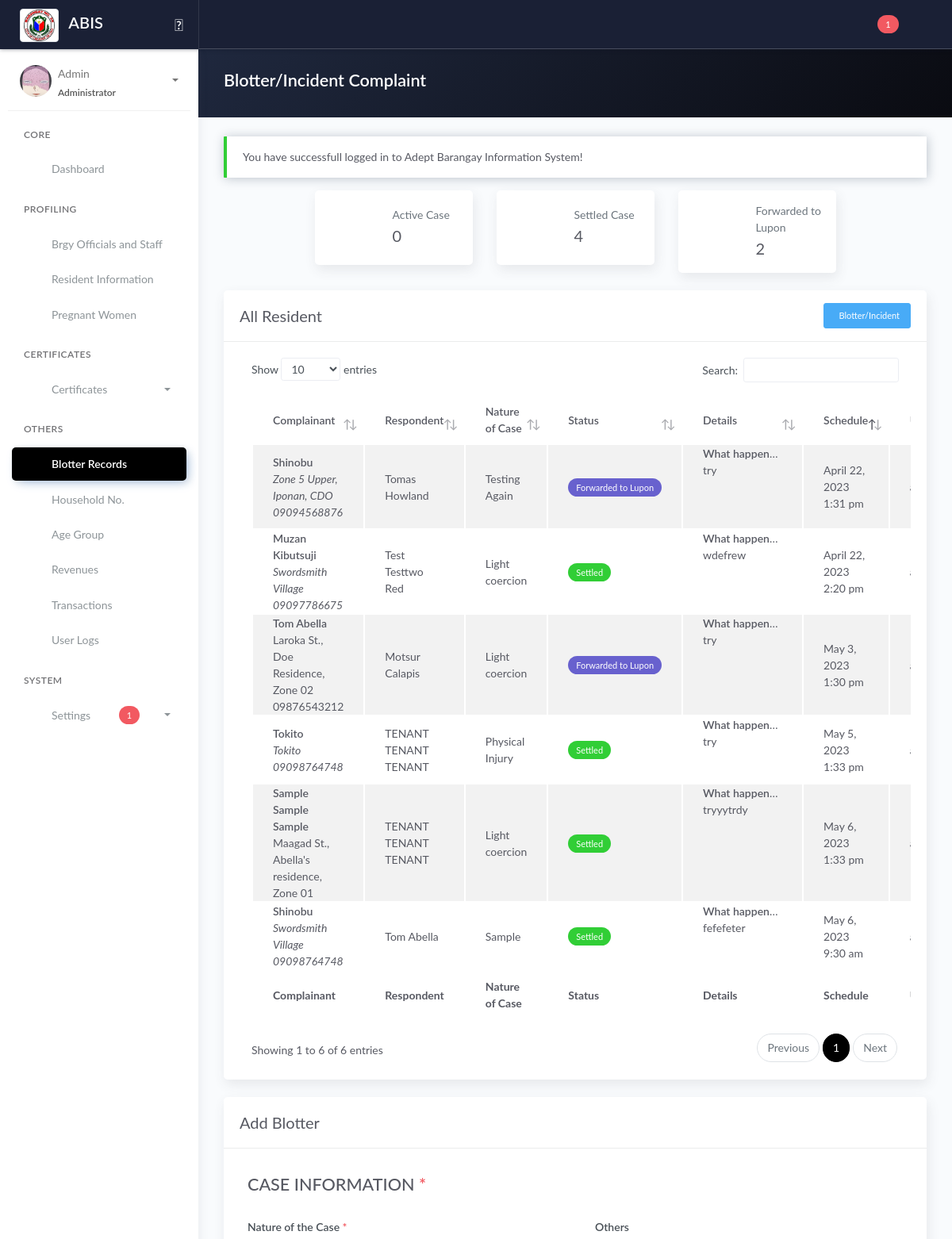
The app's page /blotter.php (signed in, upper part), older data.
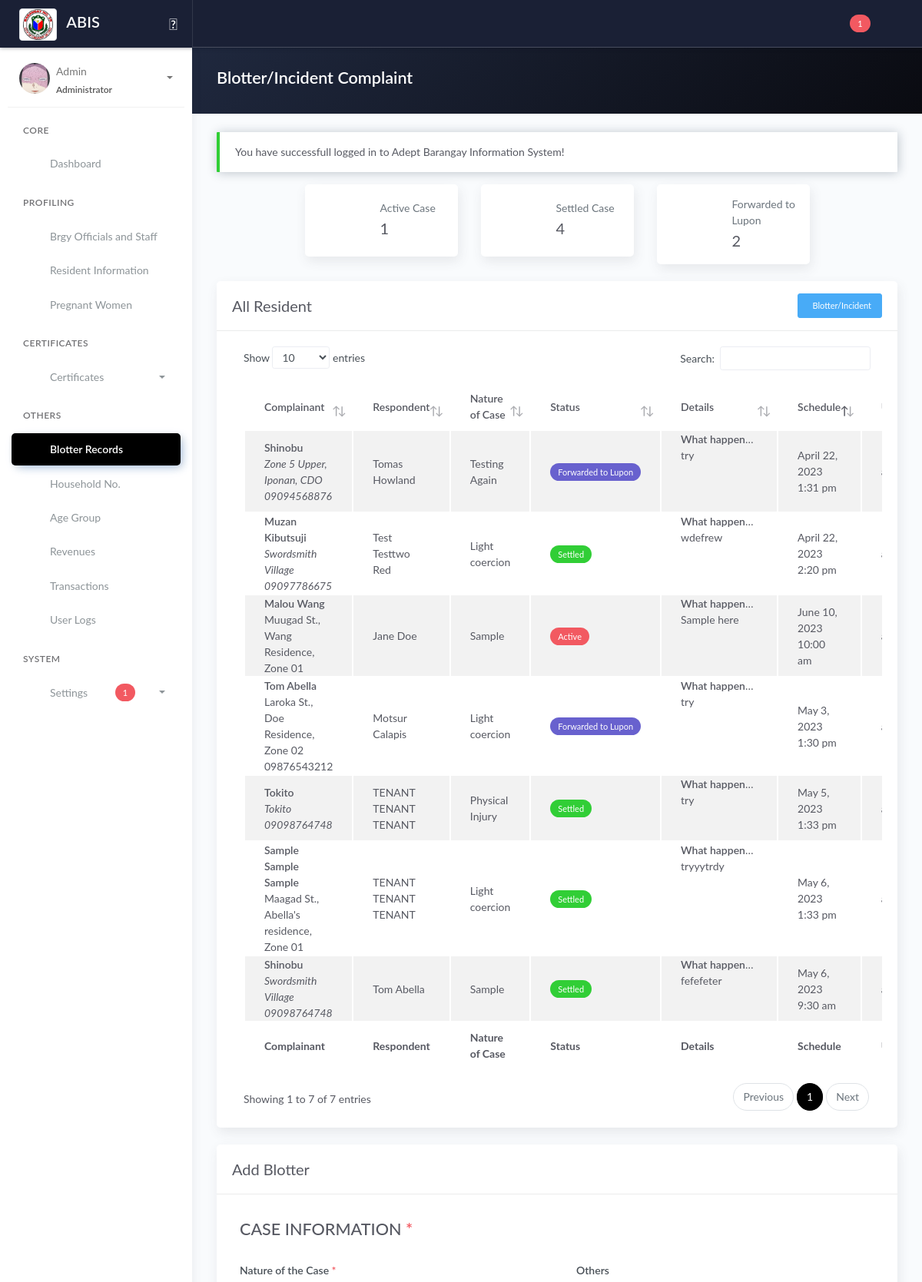
The same page, newer data.
### tables this page shows
CREATE TABLE `tblblotter` (
  `id_blotter` int(11) NOT NULL,
  `noc_id` varchar(100) DEFAULT NULL,
  `noc_others` varchar(100) DEFAULT 'N/A',
  `comp_id` varchar(10) DEFAULT 'N/A',
  `comp_nameNotResident` varchar(255) DEFAULT 'N/A',
  `comp_addNotResident` varchar(255) DEFAULT 'N/A',
  `comp_cnumNotResident` varchar(255) DEFAULT 'N/A',
  `comp_what` text DEFAULT NULL,
  `comp_what2` text DEFAULT NULL,
  `resp_id` varchar(255) DEFAULT NULL,
  `blotter_status` varchar(50) DEFAULT 'Active',
  `created_at_blotter` timestamp NOT NULL DEFAULT current_timestamp(),
  `updated_at_blotter` timestamp NOT NULL DEFAULT current_timestamp() ON UPDATE current_timestamp(),
  `id_user` varchar(25) DEFAULT NULL
);

CREATE TABLE `tblresident2` (
  `id_resident` int(11) NOT NULL,
  `national_id` varchar(100) NOT NULL,
  `region` varchar(10) NOT NULL,
  `city` varchar(100) NOT NULL,
  `province` varchar(100) NOT NULL,
  `barangay` varchar(100) NOT NULL,
  `citizenship` varchar(100) NOT NULL,
  `picture` text NOT NULL,
  `firstname` varchar(100) NOT NULL,
  `middlename` varchar(100) NOT NULL,
  `lastname` varchar(100) NOT NULL,
  `ext` varchar(10) NOT NULL,
  `alias` varchar(20) NOT NULL,
  `birthplace` varchar(100) NOT NULL,
  `birthdate` date NOT NULL,
  `sex` varchar(20) NOT NULL,
  `civilstatus` varchar(20) NOT NULL,
  `residence_type` varchar(25) NOT NULL COMMENT 'new; co-occupant; tenant',
  `id_household` int(80) NOT NULL,
  `family_head` varchar(10) NOT NULL,
  `date_of_residence` date NOT NULL,
  `vstatus` varchar(10) NOT NULL,
  `identified_as` varchar(20) NOT NULL,
  `phone` varchar(100) NOT NULL,
  `email` varchar(100) NOT NULL,
  `occupation` varchar(100) NOT NULL,
  `resident_type` int(20) NOT NULL DEFAULT 1 COMMENT '1 = Alive; 0 = Deceased',
  `id_org` varchar(100) NOT NULL,
  `pwd` varchar(5) NOT NULL,
  `indigent` varchar(5) NOT NULL,
  `remarks` text NOT NULL,
  `res_updated_at` timestamp NOT NULL DEFAULT current_timestamp() ON UPDATE current_timestamp(),
  `id_user` int(11) NOT NULL
);

CREATE TABLE `tbl_household` (
  `id_household` int(11) NOT NULL,
  `household_number` int(100) NOT NULL,
  `house_no` int(100) NOT NULL COMMENT '(2.1)',
  `id_purok` varchar(50) NOT NULL,
  `household_street_name` varchar(100) NOT NULL COMMENT '(2.2)',
  `household_address` varchar(250) NOT NULL COMMENT '(2.3)',
  `household_type` varchar(250) NOT NULL
);

CREATE TABLE `tblpurok` (
  `id_purok` int(11) NOT NULL,
  `purok_name` varchar(255) DEFAULT NULL,
  `purok_details` text DEFAULT NULL
);

CREATE TABLE `tbl_nature_of_case` (
  `noc_id` int(11) NOT NULL,
  `noc_name` varchar(100) NOT NULL,
  `noc_details` varchar(255) NOT NULL,
  `id_user` varchar(10) NOT NULL,
  `noc_updated_at` timestamp NOT NULL DEFAULT current_timestamp() ON UPDATE current_timestamp()
);

CREATE TABLE `tblblotter_schedule` (
  `id_blotter_schedule` int(11) NOT NULL,
  `id_blotter` int(11) NOT NULL,
  `blotter_date` date NOT NULL,
  `blotter_time` time NOT NULL,
  `created_at_blotter_schedule` timestamp NOT NULL DEFAULT current_timestamp(),
  `updated_at_blotter_schedule` timestamp NOT NULL DEFAULT current_timestamp() ON UPDATE current_timestamp()
);

### blotter.php (the view, shortened to what the rows shown need)
<?php include 'server/server.php' ?>
<?php
$query  = "SELECT *, tblblotter.id_blotter as id, tbl_users.id_user as user_id FROM tblblotter JOIN tbl_users ON tbl_users.id_user=tblblotter.id_user";
$result = $conn->query($query);
$blotter = array();
while ($row = $result->fetch_assoc()) {
	$blotter[] = $row;
}
$query4 = "SELECT * FROM tblresident2 ORDER BY firstname ASC";
$result4 = $conn->query($query4);
?>
<!DOCTYPE html>
<html lang="en">
<head>
	<?php include 'templates/header.php' ?>
	<link rel="stylesheet" href="assets/js/plugin/dataTables.dateTime.min.css">
	<link rel="stylesheet" href="assets/js/plugin/datatables/Buttons-1.6.1/css/buttons.dataTables.min.css">
	<link rel="stylesheet" href="assets/css/select2.min.css" />
	<link rel="stylesheet" href="https://cdn.jsdelivr.net/npm/@ttskch/select2-bootstrap4-theme@x.x.x/dist/select2-bootstrap4.min.css">
</head>
<body>
	<div class="wrapper">
		<div class="main-panel">
			<div class="content">
				<div class="panel-header bg-dark-gradient">
					<div class="page-inner">
						<div class="d-flex align-items-left align-items-md-center flex-column flex-md-row">
							<div>
								<h2 class="text-white fw-bold">Blotter/Incident Complaint</h2>
							</div>
						</div>
					</div>
				</div>
				<div class="page-inner">
					<div class="row mt--2">
						<div class="col">
							<div class="card">
								<div class="card-body">
									<div class="table-responsive">
										<table id="blottertable" class="display table table-striped">
											<thead>
												<tr>
													<th scope="col">Complainant</th>
													<th scope="col">Respondent</th>
													<th scope="col">Nature of Case</th>
													<th scope="col">Status</th>
													<th scope="col">Details</th>
													<th scope="col">Schedule</th>
													<th scope="col">User</th>
												</tr>
											</thead>
											<tbody>
												<?php if (!empty($blotter)) : ?>
													<?php foreach ($blotter as $row) : ?>
														<tr>
															<td>
																<?php
																if ($row['comp_id'] !== "N/A") {
																	$comp_id = $row['comp_id'];
																	$sqlComplainant = "SELECT * FROM tblresident2 WHERE id_resident = '$comp_id'";
																	$queryComplainant = $conn->query($sqlComplainant);
																	$complainant = $queryComplainant->fetch_assoc();
																	$h_id = $complainant['id_household'];
																	$queryHouseholdNumber = "SELECT * FROM tbl_household WHERE id_household='$h_id'";
																	$resultHouseholdNumber = $conn->query($queryHouseholdNumber);
																	$householdnum = $resultHouseholdNumber->fetch_assoc();
																	$p_name = $householdnum['id_purok'];
																	$queryPurokName = "SELECT * FROM tblpurok WHERE id_purok='$p_name'";
																	$resultPurokName = $conn->query($queryPurokName);
																	$pname = $resultPurokName->fetch_assoc();
																	echo "<span class='fw-bold'>" . $complainant['firstname'] . ' ' . $complainant['middlename'] . ' ' . $complainant['lastname'] . "</span><br>" . $householdnum['household_street_name'] . ', ' . $householdnum['household_address'] . ', ' . $pname['purok_name'] . '<br>' . $complainant['phone'];
																} elseif ($row['comp_id'] == "N/A") {
																	echo "<span class='fw-bold'>" . $row['comp_nameNotResident'] . "</span><br><span class='font-italic'>" . $row['comp_addNotResident'] . '<br>' . $row['comp_cnumNotResident'] . '</span>';
																}
																?>
															</td>
															<td>
																<?php
																if (isset($row['resp_id'])) {
																	$resp_name = $row['resp_id'];
																	$sqlRespondent = "SELECT * FROM tblresident2 WHERE id_resident = '$resp_name'";
																	$queryRespondent = $conn->query($sqlRespondent);
																	foreach ($queryRespondent as $respondent) {
																		echo $f_name = $respondent['firstname'] . ' ' . $respondent['middlename'] . ' ' . $respondent['lastname'];
																	}
																}
																?>
															</td>
															<td>
																<?php
																if ($row['noc_id'] == 'Others') {
																	echo ucwords($row['noc_others']);
																} else {
																	$noc = $row['noc_id'];
																	$sqlNoc = "SELECT * FROM tbl_nature_of_case WHERE noc_id='$noc'";
																	$queryNoc = $conn->query($sqlNoc);
																	foreach ($queryNoc as $nocName) {
																		echo $nocName['noc_name'];
																	}
																}
																?>
															</td>
															<td>
																<?php if ($row['blotter_status'] == 'Settled') : ?>
																	<span class="badge badge-success">Settled</span>
																<?php elseif ($row['blotter_status'] == 'Active') : ?>
																	<span class="badge badge-danger">Active</span>
																<?php elseif ($row['blotter_status'] == 'Forwarded to Lupon') : ?>
																	<span class="badge badge-secondary">Forwarded to Lupon</span>
																<?php endif ?>
															</td>
															<td class="d-inline-block text-truncate" style="max-width: 100px;"><?= '<b>What happened: </b>' . '<br>' . $row['comp_what'] . '<br><br>' . '<b>Action: </b>' . '<br>' . $row['comp_what2'] ?></td>
															<td>
																<?php
																$getIdBlotter = $row['id_blotter'];
																$queryGetSched = "SELECT * FROM tblblotter_schedule WHERE id_blotter = '$getIdBlotter' ORDER BY id_blotter_schedule DESC LIMIT 1";
																$resultGetSched = $conn->query($queryGetSched);
																$GetSched = $resultGetSched->fetch_assoc();
																?>
																<?= date("F j, Y", strtotime($GetSched['blotter_date'])) . ' ' . date("g:i a", strtotime($GetSched['blotter_time'])) ?>
															</td>
															<td><?= $row['user_username'] ?></td>
														</tr>
													<?php endforeach ?>
												<?php endif ?>
											</tbody>
											<tfoot>
												<tr>
													<th scope="col">Complainant</th>
													<th scope="col">Respondent</th>
													<th scope="col">Nature of Case</th>
													<th scope="col">Status</th>
													<th scope="col">Details</th>
													<th scope="col">Schedule</th>
													<th scope="col">User</th>
												</tr>
											</tfoot>
										</table>
									</div>
								</div>
							</div>
						</div>
					</div>
					<div class="row mt--2" id="addBlotterForm">
						<div class="col-md-12">
							<div class="card">
								<div class="card-body">
									<form method="POST" action="model/save_blotter.php" onsubmit="return confirm('Are you sure you want to submit this form?');">
										<div class="row">
											<div class="col-md-6">
												<div class="form-group">
													<b>
														<h2>CASE INFORMATION<span class="text-danger"><b> *</b></span></h2>
													</b>
												</div>
											</div>
										</div>
								</div>
							</div>
						</div>
					</div>
				</div>
			</div>
		</div>
	</div>
	<?php include 'templates/footer.php' ?>
</body>
</html>

Row changes from the older to the newer data that the page shows:
added tblblotter: tblresident2.firstname "Malou", tblresident2.lastname "Wang", tbl_household.household_street_name "Muugad St.", tbl_household.household_address "Wang Residence", tblpurok.purok_name "Zone 01", noc_others "Sample", blotter_status "Active", comp_what "Sample here", tblblotter_schedule.blotter_date "June 10, 2023", tblblotter_schedule.blotter_time "10:00 am"
now on this page (row unchanged): tblresident2: firstname+middlename+lastname "Jane Doe", shown under "Malou"
Text that changed along with them:
$active: "0" → "1"
text written by a page script: "Show entries Search: Showing 1 to 6 of 6 entries Previous 1 Next" → "Show entries Search: Showing 1 to 7 of 7 entries Previous 1 Next"
